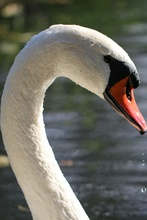
%> input picture Codec/zdj.jpg, 147 x 220 px, shrunk from 600 x 900 before the run
$ octave S3_brightening.m   (GNU Octave 9; MATLAB toolbox functions it lacks are replaced by stand-ins)
%> lines starting %> are read from the running program, lines starting %| are printed output that depends on the picture
clear
clc

img = uint8(imread('zdj.jpg'));
%> img is the input picture: size 220x147x3 uint8; mean R, G, B 108, 107, 97.8
[height, width, c] = size(img);
%> height = 220; width = 147; c = 3

img_out = uint8(zeros(height, width, c));

% Przyciemnianie obrazu
for z = 1:c
    for h = 1:height
        for w = 1:width
            color = img(h, w, z);
            k = 1;
            usave = 1;
            usave = usave * rand;
                while usave >= exp(-double(color)/16)
                    usave = usave * rand;
                    k = k + 1;
                end
            lambda = k;
            img_out(h, w, z) = lambda;
        end
    end
end
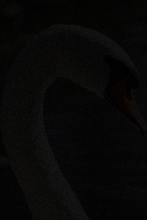
%> img_out: size 220x147x3 uint8; mean R, G, B 7.7, 7.7, 7.1

% figure(1)
% imshow(img);

figure(2)
imshow(img_out);
title('Przyciemniony')

img_gray = rgb2gray(img_out);
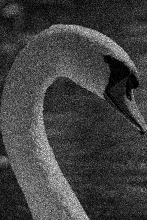
%> img_gray: size 220x147 uint8; min 1, max 27, mean 7.6; drawn with min black and max white
edge_img_c = edge(img_gray,'Canny');
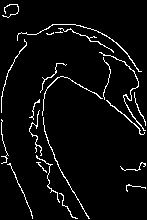
%> edge_img_c: size 220x147 logical; 4.6% white in thin lines or dots
edge_img_r = edge(img_gray,'Roberts');
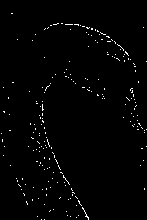
%> edge_img_r: size 220x147 logical; 1.3% white in thin lines or dots
edge_img_p = edge(img_gray,'Prewitt');
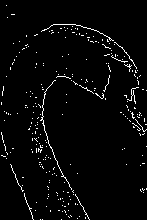
%> edge_img_p: size 220x147 logical; 2.9% white in thin lines or dots

figure(3)
subplot(131)
imshow(edge_img_c);
title('Canny')

subplot(132)
imshow(edge_img_r);
title('Roberts')

subplot(133)
imshow(edge_img_p);
title('Prewitt')
